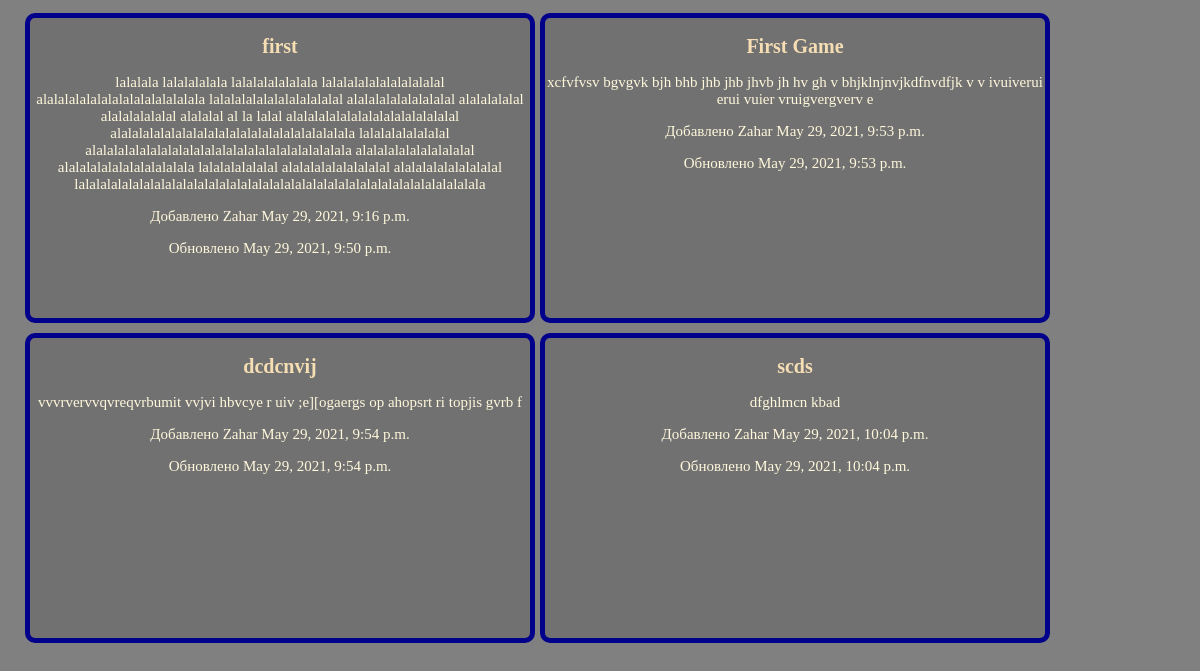
Before: / with the older database file.
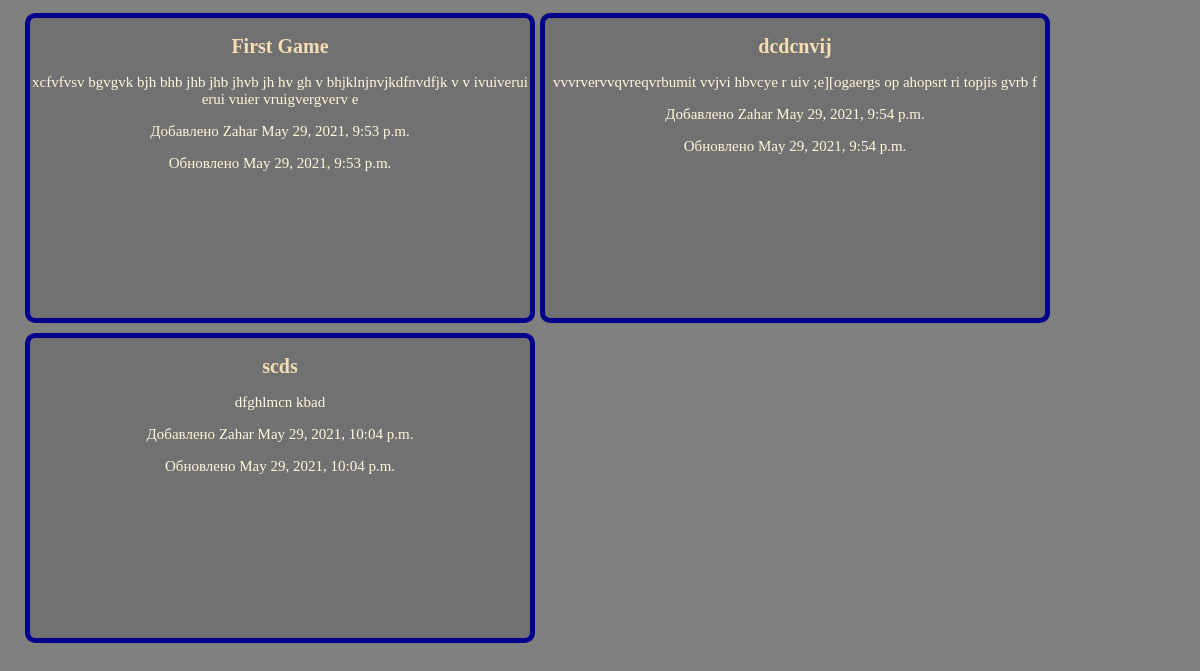
After: the same page with the newer database file.
### news/models.py (models this page shows)
class News(models.Model):
    title = models.CharField(max_length=50)
    discription = models.TextField()
    owner = models.ForeignKey(get_user_model(), on_delete=models.CASCADE)
    created = models.DateTimeField(auto_now_add=True)
    updated = models.DateTimeField(auto_now=True)

### news/views.py (the view)
# urls.py: path('', NewslistView.as_view(), name="home")
class NewslistView(ListView):
    model = News
    template_name = "news/news_list.html"
    context_object_name = "news_list"

### news/templates/news/news_list.html (shortened to what this page needs)
{%  extends "base.html" %}
{% block content %}
    {% for news in news_list %}
        <div class="news">
        <h2>{{ news.title }}</h2>
        <p>{{ news.discription }}</p>
        <p>Добавлено {{ news.owner }}
        {{ news.created }}</p>
        <p>Обновлено {{ news.updated }}</p>
        </div>
    {% endfor %}
{% endblock content %}

### templates/base.html (shortened to what this page needs)
{% load static %}
<!DOCTYPE html>
<html lang="en">
<head>
    <link rel="stylesheet" href="{% static "css/style.css" %}">
</head>
<body>
    {% block content %}
    {% endblock content%}
</body>
</html>

### news/static/css/style.css (style rules this page uses)
body { background-color: grey; margin-left: 20px; max-width: content-box; }
.news { border: darkblue 5px solid; border-radius: 10px; margin-top: 5px; margin-bottom: 5px; margin-left: 5px; background-color: #717171; text-align: center; height: auto; width: 500px; min-height: 300px; float: left; }
h2 { color: wheat; font-size: 20px; }
p { color: cornsilk; font-size: 15px; }

Changed rows visible on the page:
removed News: title "first", discription "lalalala lalalalalala lalalalalalalala lalalalalalalalalalalal alalalalalalalalalalalalalalala lalalalalalalalalalalalal alalalalalalalalalal alalalalalal alalalalalalal alalalal al la lalal alalalalalalalalalalalalalalalal alalalalalalalalalalalalalalalalalalalalalala lalalalalalalalal alalalalalalalalalalalalalalalalalalalalalalalala alalalalalalalalalalal alalalalalalalalalalalala lalalalalalalal alalalalalalalalalal alalalalalalalalalal lalalalalalalalalalalalalalalalalalalalalalalalalalalalalalalalalalalalalala", owner "Zahar", created "May 29, 2021, 9:16 p.m.", updated "May 29, 2021, 9:50 p.m."
